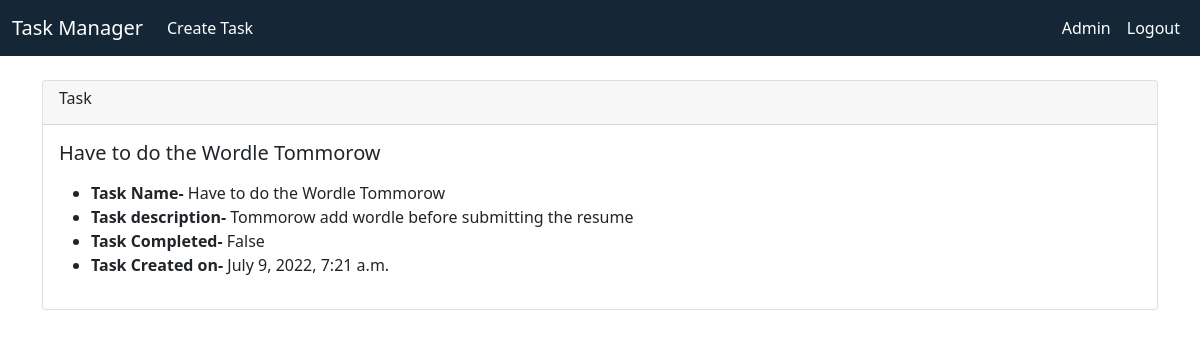
The page /showtask/11/ (signed in) on the database its author committed.
### base/models.py (models this page shows)
class Task(models.Model):
    user= models.ForeignKey(User,on_delete=models.CASCADE)
    title= models.CharField(max_length=150,null=False,blank=False)
    description= models.TextField(blank=True,null=True)
    complete= models.BooleanField(default=False)
    create=models.DateTimeField(auto_now_add=True)
    def __str__(self):
        return self.title
    class Meta:
        ordering=['complete']

### base/views.py (the view)
# urls.py: path('showtask/<int:task_id>/',views.show_task,name='show-task'),
def show_task(request,task_id):
    if request.user.is_authenticated:
        if Task.objects.filter(pk=task_id):
            tdetail=Task.objects.get(pk=task_id)
            if request.user ==tdetail.user:
                return render(request,'base/show_task.html',{
                    'tdetail':tdetail,
                })
            else:
                messages.success(request,"You are Not Authorized to modify/check Other's Task")
                return redirect('home')
        else:
            messages.success(request,"No Such Task Exists !")
            return redirect('home')
    messages.success(request,"You need to log in first !")
    return redirect('home')

### base/templates/base/show_task.html
{% extends 'base/base.html' %}
{%block content%}
<div class="card">
    <div class="card-header">
        <h6>Task</h6>
    </div>
    <div class="card-body">
        <h5 class="card-title">{{tdetail}}</h5>
        <p class="card-text">
        <ul>
            <li> <b> Task Name- </b> {{tdetail.title}}</li>
            <li> <b> Task description- </b> {{tdetail.description}}</li>
            <li> <b> Task Completed- </b> {{tdetail.complete}}</li>
            <li> <b> Task Created on- </b> {{tdetail.create}}</li>
        </ul>
        </p>
    </div>
</div>
{%endblock%}

### rows shown on the page
Task: title "Have to do the Wordle Tommorow", description "Tommorow add wordle before submitting the resume", complete "False", create "July 9, 2022, 7:21 a.m."
